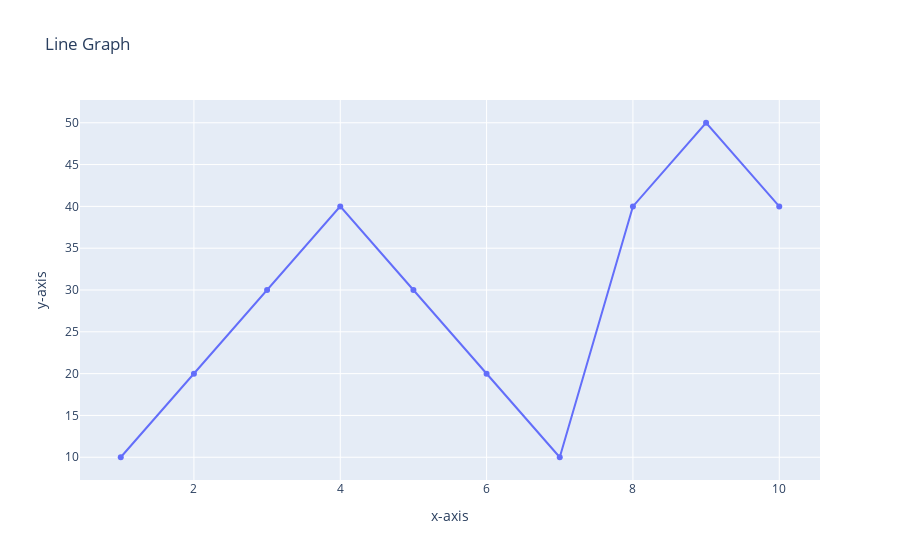

Notebook cell for this chart:
### Markdown cell above
## adding title

### Code cell
fig = go.Figure(go.Scatter(x =x, y=y))
fig.update_layout(title = "Line Graph", xaxis_title = "x-axis", yaxis_title = 'y-axis')
fig.show()

### Figure 1 — Plotly figure (JSON) as saved in the notebook; plotly's stock layout.template omitted (floating-point values rounded to 4 significant figures)
{"data": [{"type": "scatter", "x": [1, 2, 3, 4, 5, 6, 7, 8, 9, 10], "y": [10, 20, 30, 40, 30, 20, 10, 40, 50, 40]}], "layout": {"autosize": true, "title": {"text": "Line Graph"}, "xaxis": {"autorange": true, "range": [0.3968, 10.6], "title": {"text": "x-axis"}, "type": "linear"}, "yaxis": {"autorange": true, "range": [6.699, 53.3], "title": {"text": "y-axis"}, "type": "linear"}}}
